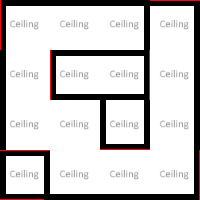

This is a level from a 2D game, rendered from its Tiled map with the project's own tilesets. A one-line summary and the complete map file follow:
An orthogonal 4x4 tile map with 50x50 px tiles, 4 tile layers (Ground, Ceiling, Walls, Walls2), 2 tilesets and 2 objects (Vent).

<map version="1.8" tiledversion="1.8.1" orientation="orthogonal" renderorder="left-up" compressionlevel="0" width="4" height="4" tilewidth="50" tileheight="50" infinite="0" nextlayerid="31" nextobjectid="82">
 <properties>
  <property name="NoAgents" type="bool" value="false" />
  <property name="NoSpawning" type="bool" value="false" />
 </properties>
 <tileset firstgid="1" source="../../_Tiled/Master.tsx" />
 <tileset firstgid="34" source="../../_Tiled/Deco.tsx" />
 <group id="5" name="Floor 0">
  <properties>
   <property name="Height" type="float" value="1" />
   <property name="Skybox" value="/Skybox/AllSky_Space_AnotherPlanet" />
  </properties>
  <layer id="1" name="Ground" width="4" height="4">
   <properties>
    <property name="Materials" value="[metalPanel]" />
    <property name="Walkable" type="bool" value="true" />
   </properties>
   <data encoding="csv">
4,4,4,4,
4,4,4,4,
4,4,4,4,
4,4,4,4
</data>
  </layer>
  <layer id="28" name="Ceiling" width="4" height="4">
   <properties>
    <property name="AtCeiling" type="bool" value="true" />
    <property name="Materials" value="[metalPanel]" />
   </properties>
   <data encoding="csv">
3,3,3,3,
3,3,3,3,
3,3,3,3,
3,3,3,3
</data>
  </layer>
  <layer id="3" name="Walls" width="4" height="4">
   <properties>
    <property name="ConnectToCeiling" type="bool" value="true" />
    <property name="Materials" value="[metalPanel]" />
   </properties>
   <data encoding="csv">
2684354566,3221225477,3221225477,3221225478,
2684354565,0,0,1610612741,
2684354565,0,0,1610612741,
6,5,5,1610612742
</data>
  </layer>
  <layer id="29" name="Walls2" width="4" height="4">
   <properties>
    <property name="ConnectToCeiling" type="bool" value="true" />
    <property name="Materials" value="[metalPanel]" />
   </properties>
   <data encoding="csv">
0,0,1610612741,0,
0,2684354571,1610612747,0,
0,0,11,0,
3221225478,0,0,0
</data>
  </layer>
  <objectgroup id="4" name="Transitions">
   <object id="76" gid="8" x="150" y="100" width="50" height="50" rotation="90">
    <properties>
     <property name="OneWay" type="bool" value="true" />
     <property name="TargetZone" value="Level2Room5" />
    </properties>
   </object>
  </objectgroup>
  <objectgroup id="27" name="Objects">
   <object id="81" type="Vent" gid="40" x="150" y="150" width="50" height="50">
    <properties>
     <property name="Offset" value="0;0.35;0.3" />
     <property name="Rotate" value="-90;180;180" />
     <property name="Scale" value="0.2;0.175;0.2" />
    </properties>
   </object>
  </objectgroup>
 </group>
</map>
